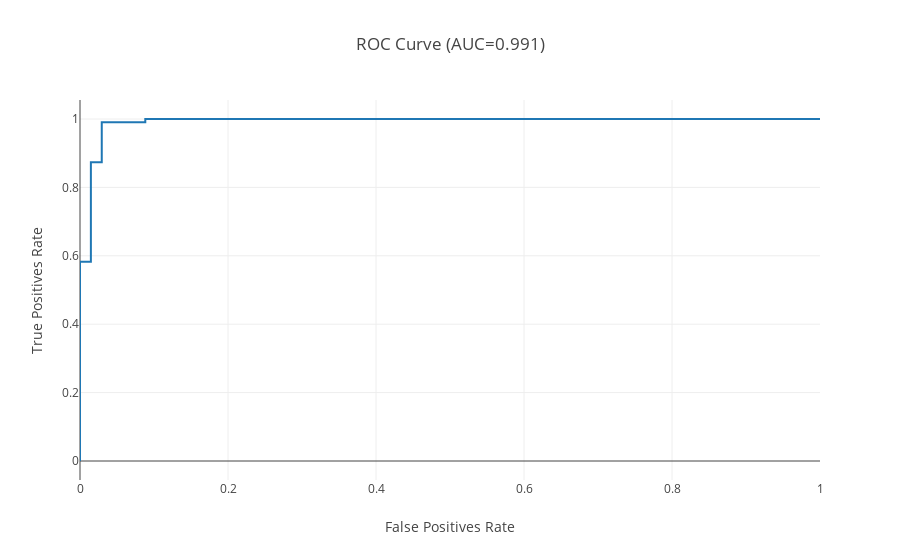

The code cell stored with this chart in its notebook:
### Markdown cell above
Let's plot the ROC curve

### Code cell
px.line(x=fpr, y=tpr, template="none", title=f"ROC Curve (AUC={round(rocauc, 3)})", labels={"x":"False Positives Rate", "y": "True Positives Rate"})

### Figure 1 — Plotly figure (JSON) as saved in the notebook; plotly's stock layout.template omitted (floating-point values rounded to 4 significant figures)
{"data": [{"hovertemplate": "False Positives Rate=%{x}<br>True Positives Rate=%{y}<extra></extra>", "legendgroup": "", "line": {"color": "#1F77B4", "dash": "solid"}, "marker": {"symbol": "circle"}, "mode": "lines", "name": "", "orientation": "v", "showlegend": false, "type": "scatter", "x": [0, 0, 0, 0.01471, 0.01471, 0.02941, 0.02941, 0.08824, 0.08824, 1], "xaxis": "x", "y": [0, 0.009709, 0.5825, 0.5825, 0.8738, 0.8738, 0.9903, 0.9903, 1, 1], "yaxis": "y"}], "layout": {"legend": {"tracegroupgap": 0}, "title": {"text": "ROC Curve (AUC=0.991)"}, "xaxis": {"anchor": "y", "domain": [0, 1], "title": {"text": "False Positives Rate"}}, "yaxis": {"anchor": "x", "domain": [0, 1], "title": {"text": "True Positives Rate"}}}}
